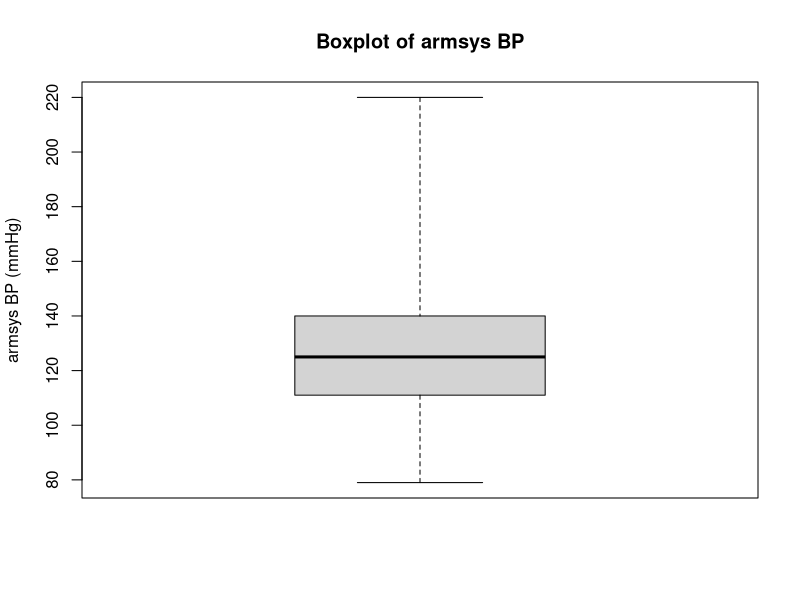
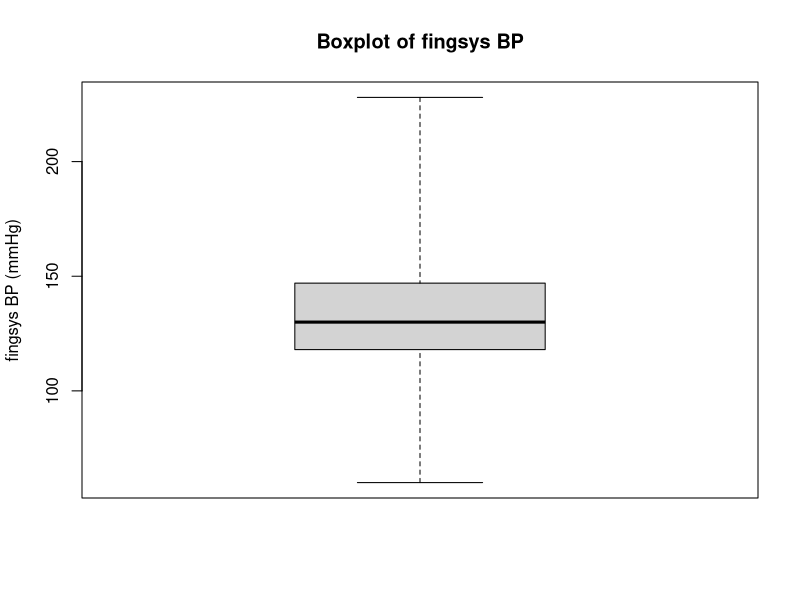
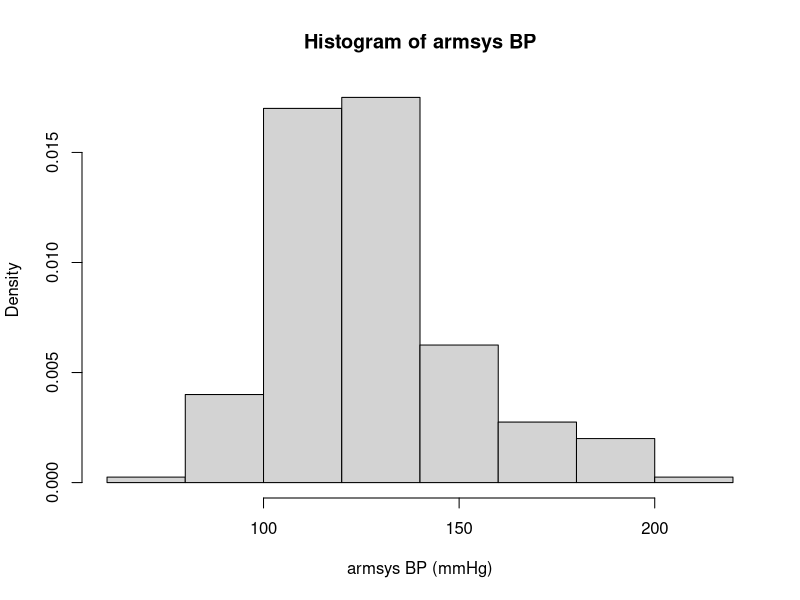
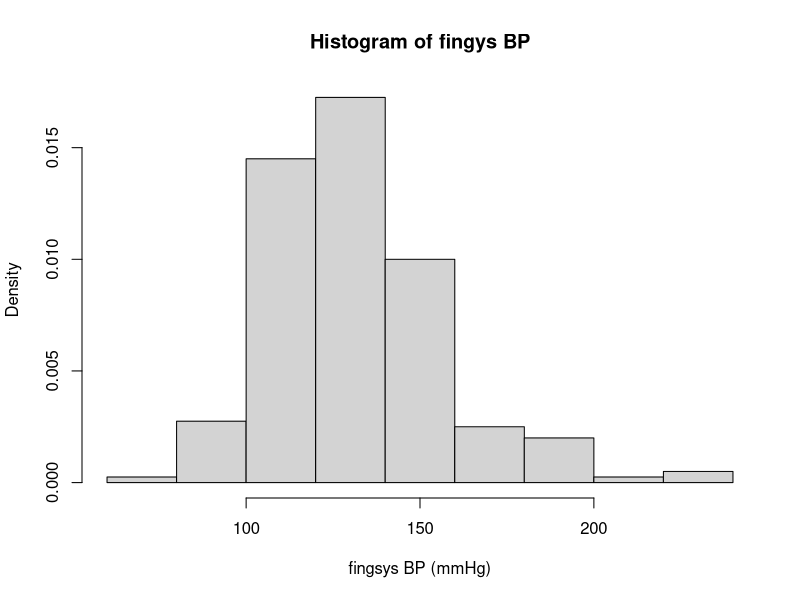
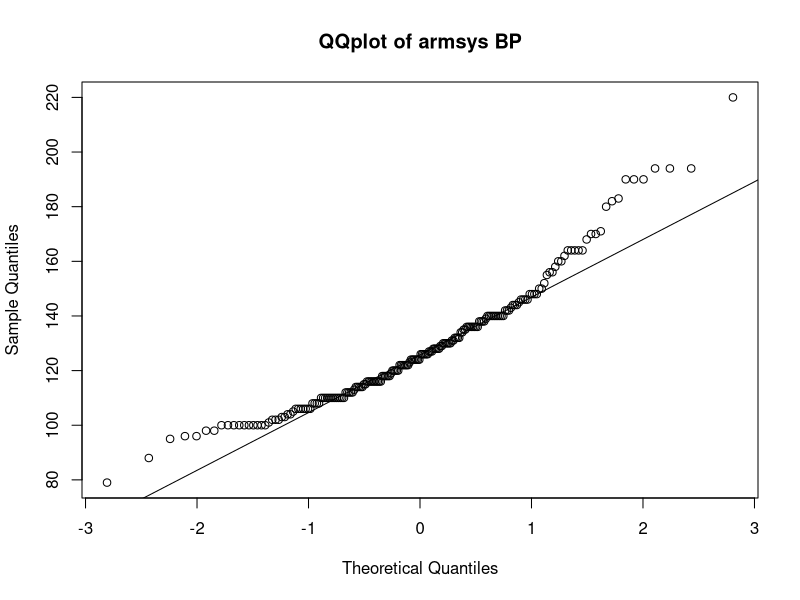
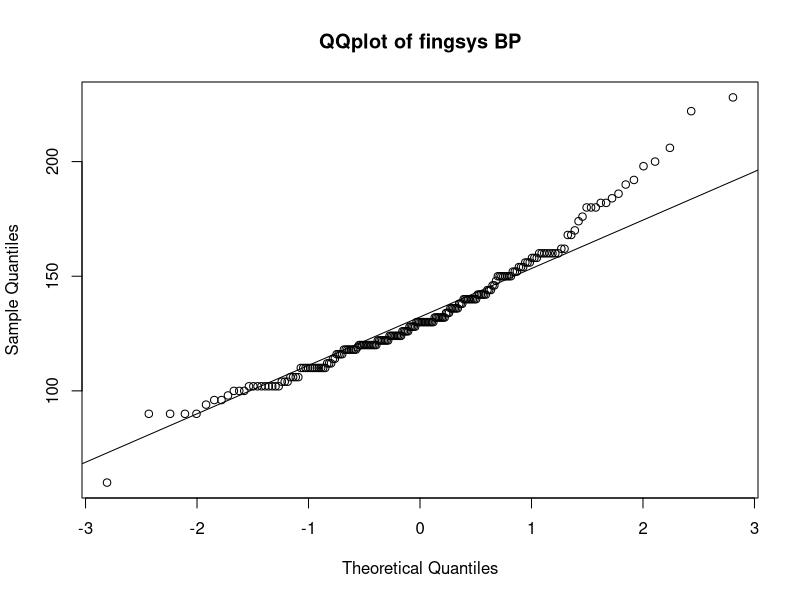

These charts were generated, in order, by the following R code:
#Exercise 1
cat("Exercise 1\n")
#read the bp.txt file
bp<-read.table("bp.txt", fill = FALSE, sep = "",header = T)

#a.make boxplots of these two data
windows();boxplot(bp$armsys,ylab='armsys BP (mmHg)',main='Boxplot of armsys BP',range = 0)
windows();boxplot(bp$fingsys,ylab='fingsys BP (mmHg)',main='Boxplot of fingsys BP',range = 0)

#b.make histograms of these two data 
windows();hist(bp$armsys,xlab='armsys BP (mmHg)',main='Histogram of armsys BP',freq = F)
windows();hist(bp$fingsys,xlab='fingsys BP (mmHg)',main='Histogram of fingys BP',freq = F)
#  make qqplot of these two data
windows();qqnorm(bp$armsys,main='QQplot of armsys BP');qqline(bp$armsys)
windows();qqnorm(bp$fingsys,main='QQplot of fingsys BP');qqline(bp$fingsys)

#c.Construct an appropriate 95% confidence interval for the difference
#  in the means of these two data
deltabp<-bp$armsys-bp$fingsys
sd<-sd(deltabp)
mean<-mean(deltabp)
CI<-(mean+c(-1,1)*qnorm(1-0.025)*sd/sqrt(length(deltabp)))
cat("95% confidence interval for the difference is: ",CI,"\n")

#d.Perform an appropriate 5% level test to see if there is any difference
#  in the means of these two data
#H0:armsys-fingsys=0
#H1:armsys-fingsys!=0
cat("5% level test is:\n")
print(t.test(deltabp, alternative = "two.sided", mu = 0, conf.level = (1 - 0.05)))


#Exercise 2
cat("\nExercise 2\n")
#a.set up the null and alternative hypotheses
#H0:mean=10
#H1:mean>10

#b.choose t-test

#c.compute the observed value of the test statistic
mean<-9.02
s<-2.22
tobs<-(mean-10)/(s/sqrt(20))
cat("the observed value of the test statistic is: ",tobs,"\n")

#d.compute the p-value of the test using the usual way
pvalue<-1-pt(tobs,19)
cat("the p-value of the test using the usual way is: ",pvalue,"\n")

#e.estimate the p-value of the test using Monte Carlo simulation
MC<-rt(999,19)
pvalueofMC<-length(which(MC>tobs))/999
cat("the p-value of the test using Monte Carlo simulation is: ",pvalueofMC,"\n")

#Exercise 3
cat("\n\nExercise 3\n")
#a.construct an appropriate 95% confidence interval for the difference
#  in mean credit limits 
CI<-((2635-2887)+c(-1,1)*(qnorm(1-0.025)*sqrt(365^2/400+412^2/500)))
cat("95% confidence interval for the difference is: ",CI,"\n")

#b.Perform an appropriate 5% level test to see if the mean credit limit
#  of all credit cards issued in May 2011 is greater than the same in January 2011.
#delta=Jan-May
#H0: delta=0
#H1: delta<0
tobs<-(2635-2887)/sqrt(365^2/400+412^2/500)
dof<-(365^2/400+412^2/500)^2/(365^4/(400^2*(400-1))+412^4/(500^2*(500-1)))
pvalue<-pt(tobs,dof)
cat("the p-value of the test is: ",pvalue,"\n")

